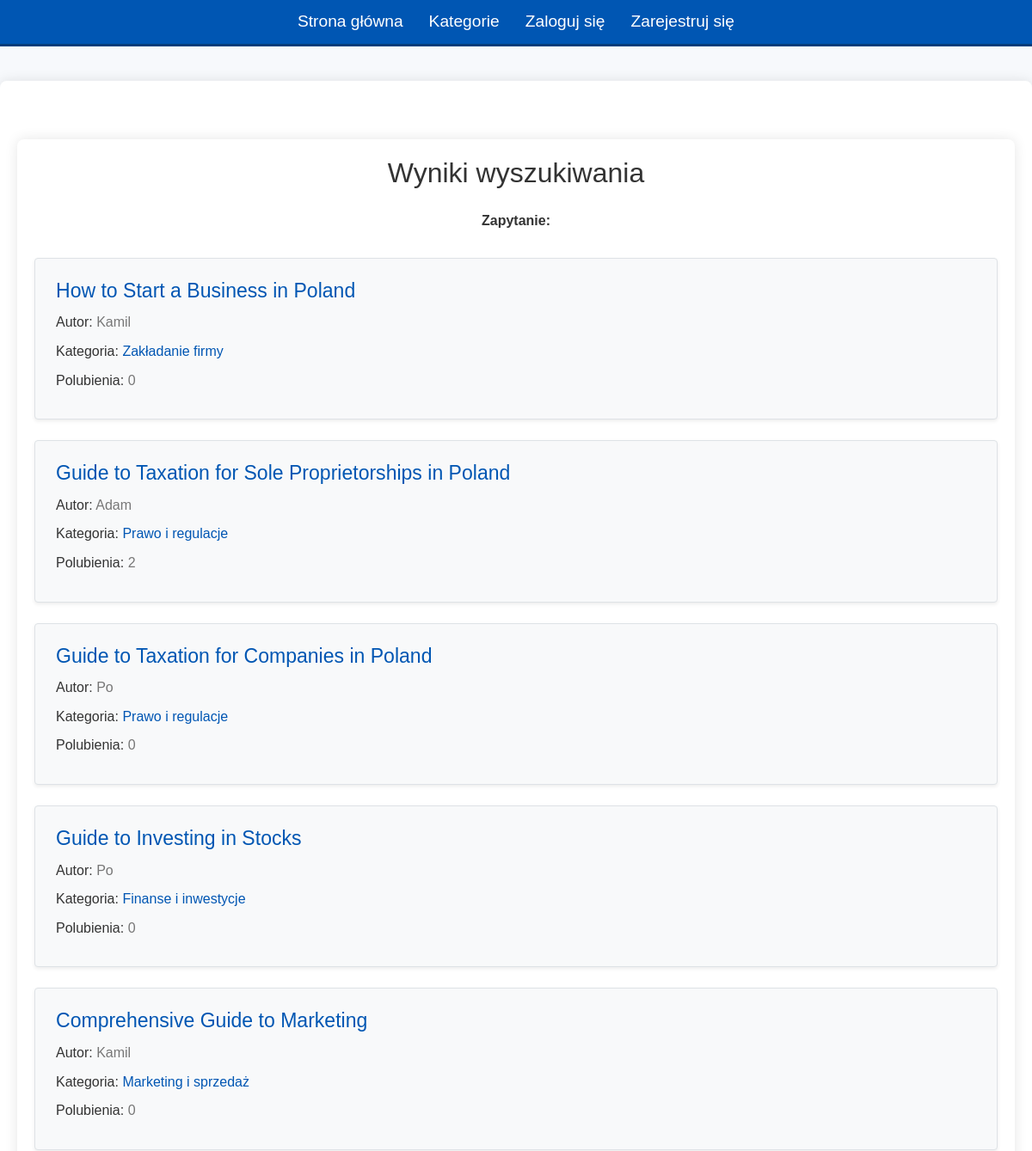
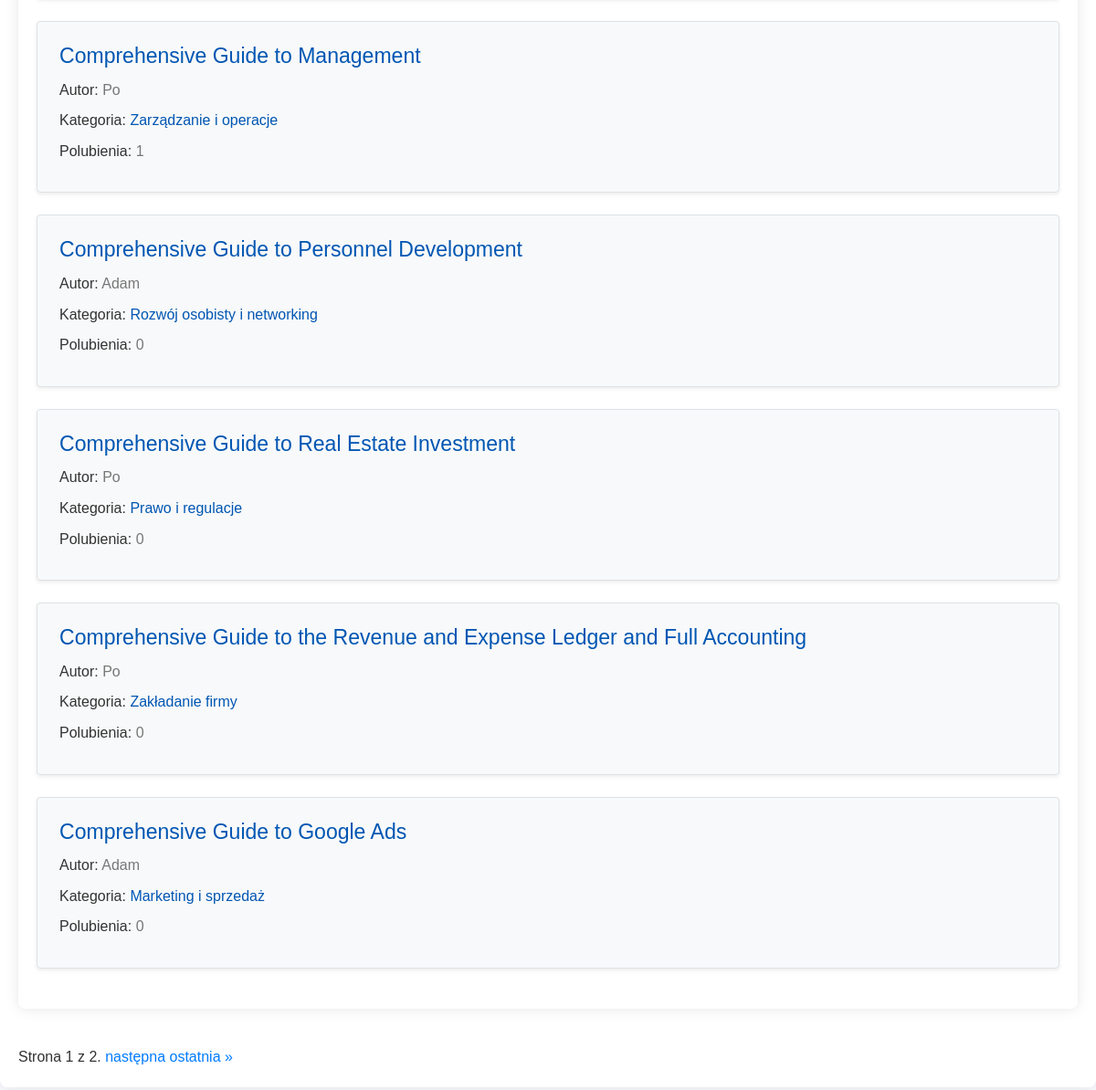
Page /search/subject on the committed database (2 pictures, top to bottom).
### finance/models.py (models this page shows, shortened)
class Post(models.Model):
    id = models.AutoField(primary_key=True)
    user = models.ForeignKey(User, on_delete=models.CASCADE, related_name="POST")
    temat = models.CharField(max_length=500)
    post = models.CharField(max_length=10000)
    timestamp = models.DateTimeField(default=timezone.now)
    CATEGORY_CHOICES = [
        ('zakladanie_firmy', 'Zakładanie firmy'),
        ('finance_inwestycje', 'Finanse i inwestycje'),
        ('marketing_sprzedaz', 'Marketing i sprzedaż'),
        ('zarządzanie_operacje', 'Zarządzanie i operacje'),
        ('prawo_regulacje', 'Prawo i regulacje'),
        ('rozwoj_osobisty', 'Rozwój osobisty i networking'),
        ('inne', 'Inne')
    ]
    category = models.CharField(max_length=50, choices=CATEGORY_CHOICES, default='inne')
    like_count = models.IntegerField(default=0)

class User(AbstractUser):
    id = models.AutoField(primary_key=True)
    username = models.CharField(max_length=100, unique=True)
    email = models.EmailField(max_length=254)
    password = models.CharField(max_length=128)
    if_professional = models.BooleanField(default=False)

### finance/views.py (the view)
# urls.py: path("search/subject", views.search_subject, name="search_subject"),
def search_subject(request):
    query = request.GET.get('q', '')
    posts = Post.objects.filter(Q(temat__icontains = query))
    paginator = Paginator(posts, 10)
    page = request.GET.get('page')
    try:
        posts = paginator.page(page)
    except PageNotAnInteger:
        posts = paginator.page(1)
    return render(request, "finance/search.html",{
        "posts": posts,
        "query": query
    })

### finance/templates/finance/search.html (shortened to what this page needs)
{% extends 'finance/layout.html' %}
{% block body %}
<div class="search-results container mt-5">
    <h2 class="text-center mb-4">Wyniki wyszukiwania</h2>
    <p class="text-center"><strong>Zapytanie:</strong> {{ query }}</p>
    {% if posts %}
        <div class="posts-list">
            {% for post in posts %}
                <div class="post p-4 mb-4 border rounded shadow-sm bg-light">
                    <h2><a href="{% url 'post_page' post.id %}" class="post-title">{{ post.temat }}</a></h2>
                    <p>Autor: <a href="{% url 'profile' post.user.username %}" class="post-author">{{ post.user.username }}</a></p>
                    <p>Kategoria: <span class="post-category"><a href="{% url 'category' post_category=post.category %}">{{ post.get_category_display }}</a></span></p>
                    <p>Polubienia: <span class="post-likes">{{ post.like_count }}</span></p>
                </div>
            {% endfor %}
        </div>
    {% else %}
        <p class="text-center">Nie znaleziono postów. <a href="{% url 'create' %}">Stwórz nowy artykuł tutaj</a></p>
    {% endif %}
</div>
<div class="pagination">
    <span class="step-links">
        <span class="current">
            Strona {{ posts.number }} z {{ posts.paginator.num_pages }}.
        </span>
        {% if posts.has_next %}
            <a href="?page={{ posts.next_page_number }}">następna</a>
            <a href="?page={{ posts.paginator.num_pages }}">ostatnia &raquo;</a>
        {% endif %}
    </span>
</div>
{% endblock %}

### finance/static/finance/styles.css (style rules this page uses)
body { font-family: 'Arial', sans-serif; background-color: #f7f9fc; color: #333; line-height: 1.6; margin: 0; padding: 0; }
.container { max-width: 1200px; margin: 40px auto; padding: 20px; background-color: #fff; border-radius: 8px; box-shadow: 0 0 15px rgba(0, 0, 0, 0.1); }
.posts-list { margin-top: 30px; }
.post { margin-bottom: 30px; padding: 20px; border: 1px solid #e0e0e0; border-radius: 5px; background-color: #fafafa; transition: background-color 0.3s ease; }
.post h2 { font-size: 1.1em; margin-bottom: 10px; }
.post p { margin: 8px 0; }
.post p a { color: #0056b3; text-decoration: none; }
.post h2 { font-size: 1.2em; margin-bottom: 10px; }
.post-title { font-size: 1,5em; margin-bottom: 20px; text-align: center; }
.search-results .text-center { text-align: center; }
.search-results .posts-list { margin-top: 30px; }
.search-results .post { margin-bottom: 30px; padding: 20px; border: 1px solid #e0e0e0; border-radius: 5px; background-color: #fafafa; transition: background-color 0.3s ease; }
.search-results .post-title { font-size: 1.2em; margin-bottom: 10px; text-decoration: none; color: #0056b3; }
.search-results .post-author, .search-results .post-category, .search-results .post-likes { color: #777; }

### rows in the picture
Post: temat "How to Start a Business in Poland", user.username "Kamil", category "Zakładanie firmy", like_count "0"
Post: temat "Guide to Taxation for Sole Proprietorships in Poland", user.username "Adam", category "Prawo i regulacje", like_count "2"
Post: temat "Guide to Taxation for Companies in Poland", user.username "Po", category "Prawo i regulacje", like_count "0"
Post: temat "Guide to Investing in Stocks", user.username "Po", category "Finanse i inwestycje", like_count "0"
Post: temat "Comprehensive Guide to Marketing", user.username "Kamil", category "Marketing i sprzedaż", like_count "0"
Post: temat "Comprehensive Guide to Management", user.username "Po", category "Zarządzanie i operacje", like_count "1"
Post: temat "Comprehensive Guide to Personnel Development", user.username "Adam", category "Rozwój osobisty i networking", like_count "0"
Post: temat "Comprehensive Guide to Real Estate Investment", user.username "Po", category "Prawo i regulacje", like_count "0"
Post: temat "Comprehensive Guide to the Revenue and Expense Ledger and Full Accounting", user.username "Po", category "Zakładanie firmy", like_count "0"
Post: temat "Comprehensive Guide to Google Ads", user.username "Adam", category "Marketing i sprzedaż", like_count "0"

### other values in the picture
{{ posts.number }} "1"
{{ posts.paginator.num_pages }} "2"
